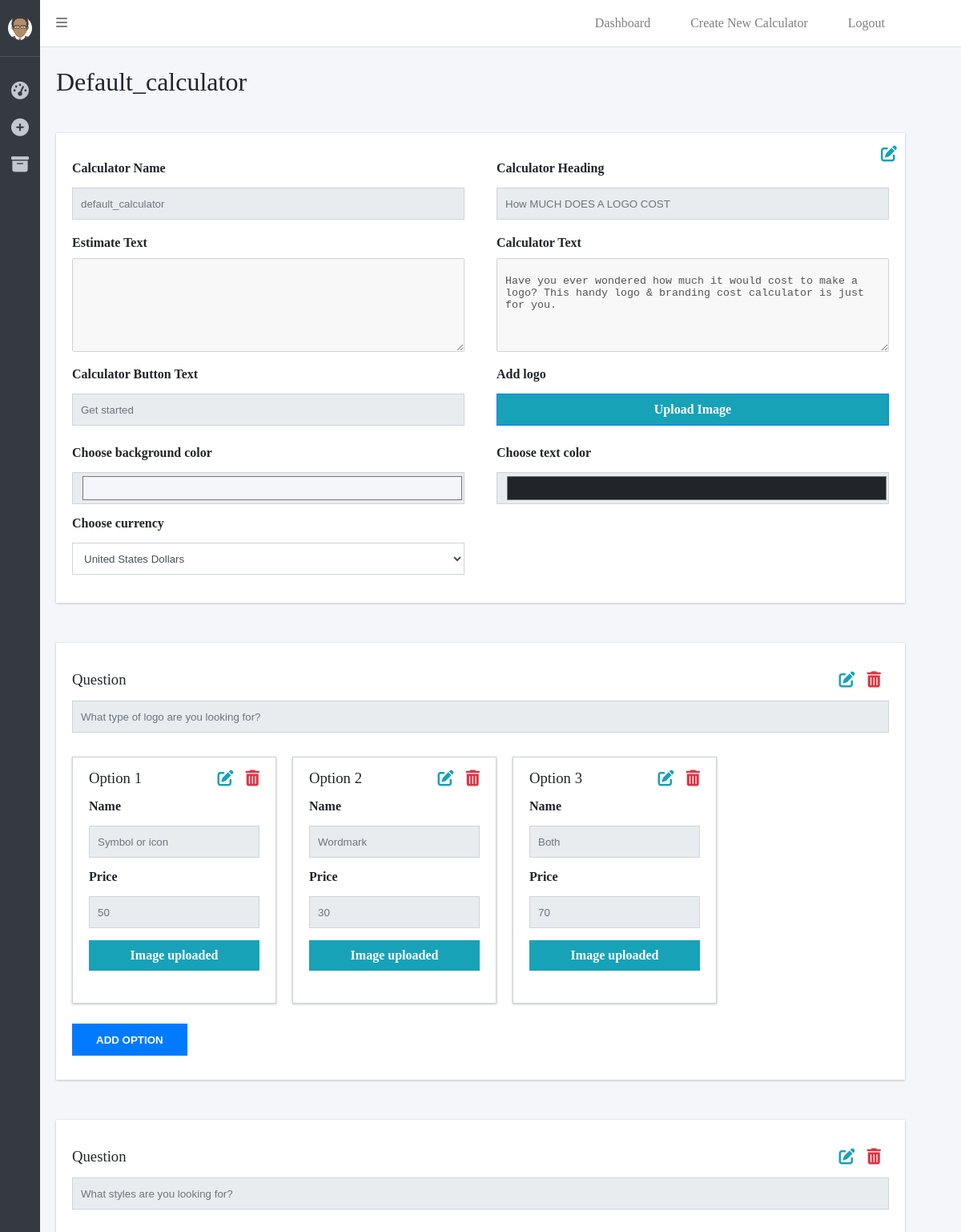
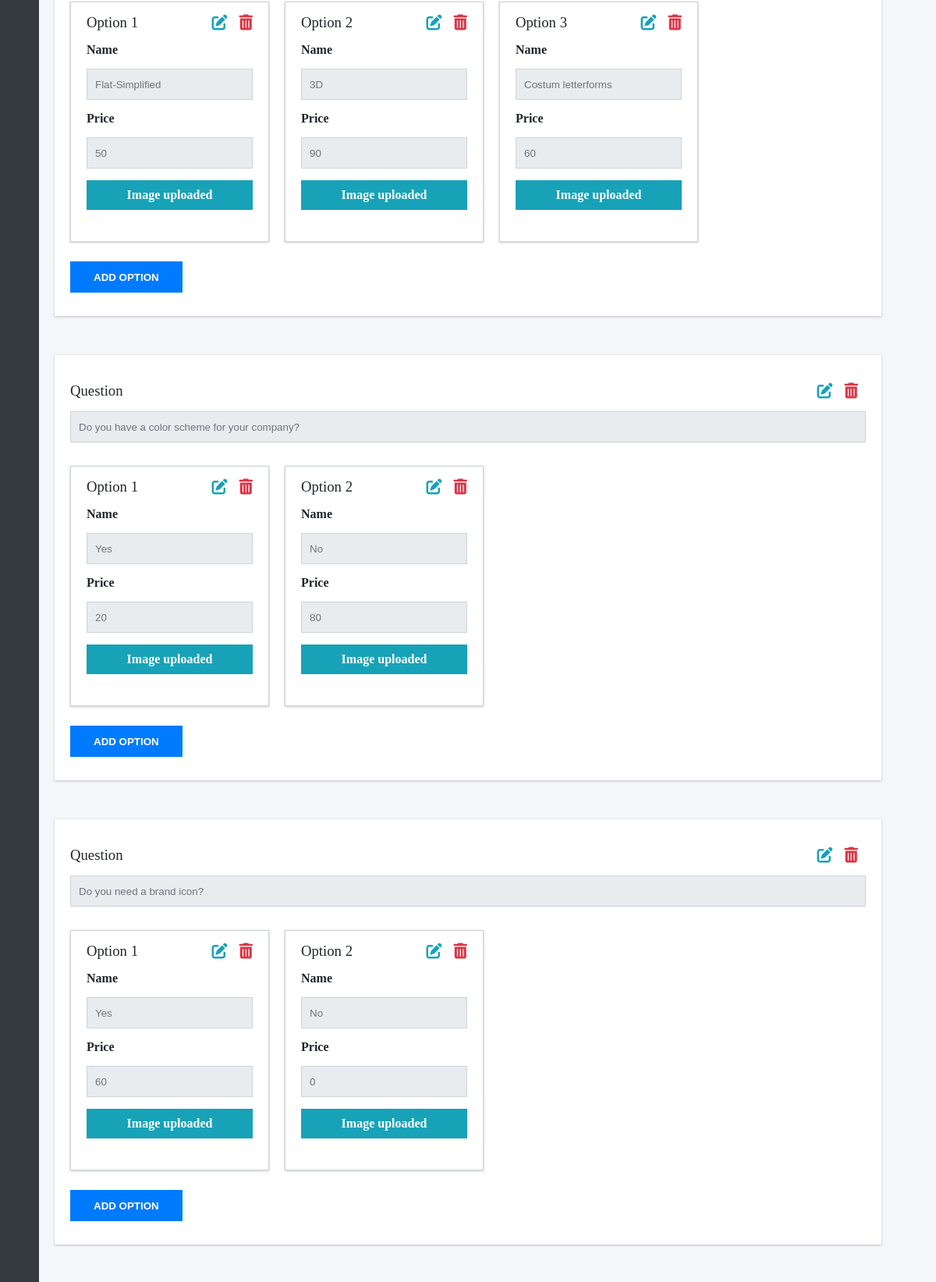
Page /edit/1 (signed in, upper part) on the committed database (2 pictures, top to bottom).
### tables this page shows
CREATE TABLE IF NOT EXISTS `calculator` (
  `id` int(11) NOT NULL AUTO_INCREMENT,
  `calculatorName` varchar(150) NOT NULL DEFAULT '0',
  `estimateText` text NOT NULL,
  `heading` varchar(250) NOT NULL,
  `calculatorText` text NOT NULL,
  `button` varchar(50) NOT NULL,
  `logo` varchar(50) NOT NULL,
  `currency` varchar(50) NOT NULL,
  `backgroundColor` varchar(50) NOT NULL DEFAULT '0',
  `color` varchar(50) NOT NULL DEFAULT '0',
  `date` timestamp NOT NULL DEFAULT CURRENT_TIMESTAMP ON UPDATE CURRENT_TIMESTAMP,
  `optionStatus` set('0','1') NOT NULL DEFAULT '0',
  `archived` set('0','1') NOT NULL DEFAULT '0',
  `defaultCalculators` set('0','1') NOT NULL DEFAULT '0',
  `user_id` int(11) NOT NULL,
  PRIMARY KEY (`id`),
  KEY `user` (`user_id`),
  CONSTRAINT `user` FOREIGN KEY (`user_id`) REFERENCES `user` (`id`)
);

CREATE TABLE IF NOT EXISTS `step` (
  `id` int(11) NOT NULL AUTO_INCREMENT,
  `stepName` varchar(150) NOT NULL DEFAULT '0',
  `stepStatus` set('0','1') NOT NULL DEFAULT '0',
  `date` timestamp NOT NULL DEFAULT CURRENT_TIMESTAMP ON UPDATE CURRENT_TIMESTAMP,
  `calculator_id` int(11) NOT NULL DEFAULT '0',
  PRIMARY KEY (`id`),
  KEY `calculator` (`calculator_id`),
  CONSTRAINT `calculator` FOREIGN KEY (`calculator_id`) REFERENCES `calculator` (`id`)
);

CREATE TABLE IF NOT EXISTS `options` (
  `id` int(11) NOT NULL AUTO_INCREMENT,
  `optionName` varchar(150) NOT NULL DEFAULT '0',
  `optionPrice` varchar(150) NOT NULL DEFAULT '0',
  `optionImage` varchar(250) NOT NULL DEFAULT '0',
  `optionStatus` set('0','1') NOT NULL DEFAULT '0',
  `date` timestamp NOT NULL DEFAULT CURRENT_TIMESTAMP ON UPDATE CURRENT_TIMESTAMP,
  `step_id` int(11) NOT NULL,
  PRIMARY KEY (`id`),
  KEY `step` (`step_id`),
  CONSTRAINT `step` FOREIGN KEY (`step_id`) REFERENCES `step` (`id`)
);

### index.php (called while the page is built, shortened)
<?php require 'main.php'; ?>

### include/functions.inc.php (called while the page is built, shortened)
<?php
    function selectOne($conn,$name, $query) {
        $error = false;
        if(!$stmt = $conn->prepare("{$query}")) {
            $error = 'Error';
            return $error;
        }
        $stmt -> bind_param('s', $name);
        $stmt -> execute();
        $res = $stmt -> get_result();
        if($row = $res -> fetch_assoc()) {
            return $row;
        }
        return $error;
    }
    function select($conn,$name, $query) {
        if(!$stmt = $conn->prepare("{$query}")) {
            $error = 'Error';
            return $error;
        }
        $stmt -> bind_param('s', $name);
        $stmt -> execute();
        $res = $stmt -> get_result();
        return $res;
    }
?>

### pages/edit.php (the view, shortened to what this page needs)
<?php
    if(isset($_GET['id'])){
        require_once('include/db_connection.php');
        require_once('include/functions.inc.php');
        $id = htmlspecialchars($_GET['id']);
        $query = "SELECT * FROM calculator WHERE id = ?";
        $calculator = selectOne($conn, $id, $query);
    } else {
        header('Location: calculators');
    }
?>
<!DOCTYPE html>
<?php require_once('include/head.php'); ?>
<body>
    <?php require_once('include/admin/admin_nav.php'); ?>
    <?php require_once('include/admin/admin_sidebar.php'); ?>
    <main>
    <div class="main__heading"><h1><?php echo $calculator['calculatorName']; ?></h1></div>
    <?php
    $query = "SELECT * FROM step WHERE calculator_id = ?";
    $stepResult = select($conn, $id, $query);
    if($stepResult) {
    ?>
    <form action="<?php base(); ?>include/edit.inc.php" enctype="multipart/form-data" method="POST">
        <div class="form calculator-form">
            <div class="d-flex jc-sb gap-m">
                <div>
                    <div class="mb-s">
                        <label for="calculator-name">Calculator Name</label><br>
                        <input type="text" name="<?php echo $calculator['id']; ?>-calculatorName" id="calculator-name" disabled value="<?php echo $calculator['calculatorName']; ?>" >
                    </div>
                    <div>
                        <label for="estimate-text">Estimate Text</label>
                        <textarea name="estimateText" id="estimate-text" cols="30" rows="5" disabled value="<?php echo $calculator['estimateText']; ?>"><?php echo $calculator['estimateText']; ?></textarea>
                    </div>
                </div>
                <div>
                    <div class="mb-s">
                        <label for="calculator-heading">Calculator Heading</label>
                        <input type="text" name="calculatorHeading" id="calculator-heading" disabled value="<?php echo $calculator['heading']; ?>">
                    </div>
                    <div>
                        <label for="calculator-text">Calculator Text</label>
                        <textarea name="calculatorText" id="calculator-text" cols="30" rows="5" disabled value="<?php echo $calculator['calculatorText']; ?>"><?php echo $calculator['calculatorText']; ?></textarea>
                    </div>
                </div>
            </div>
            <div class="d-flex jc-sb gap-m">
                <div>
                    <label for="calculator-button">Calculator Button Text</label>
                    <input type="text" name="calculatorButton" id="calculator-button" disabled value="<?php echo $calculator['button']; ?>">
                </div>
                <div>
                    <label for="calculator-logo">Add logo</label>
                    <label for="calculator-logo" class="file__label calculator__label d-block">Upload Image</label>
                </div>
            </div>
            <div class="d-flex jc-sb gap-m">
                <div>
                    <label for="background-color">Choose background color</label>
                    <input type="color" name="backgroundColor" id="background-color" disabled value="#<?php echo $calculator['backgroundColor']; ?>">
                </div>
                <div>
                    <label for="color">Choose text color</label>
                    <input type="color" name="color" id="color" disabled value="#<?php echo $calculator['color']; ?>">
                </div>
            </div>
            <div class="w-50">
                <?php require_once('include/currency_select.php'); ?>
            </div>
            <div class="edit-form__icons">
                <span class="edit-icon">
                    <i class="fas fa-edit"></i>
                </span>
            </div>
        </div>
        <?php
            while($stepRow = $stepResult->fetch_assoc()) { ?>
            <div class="form" data-id="<?php echo $calculator['id'] . '-' . $stepRow['id']; ?>">
                <div class="edit-form__question-container" >
                    <h3>Question</h3>
                    <input type="text" name="<?php echo $calculator['id'] . '-' . $stepRow['id'] . '-question'; ?>" disabled value="<?php echo $stepRow['stepName']; ?>">
                    <div class="edit-form__icons">
                        <span class="edit-icon">
                            <i class="fas fa-edit"></i>
                        </span>
                        <a href="../include/delete_step.inc.php?calc_id=<?php echo $calculator['id'] . '&id=' . $stepRow['id']; ?>"" class="delete-icon">
                            <i class="fas fa-trash-alt"></i>
                        </a>
                    </div>
                </div>
                <div class="calculator-option">
                    <?php
                        $i = 0;
                        $query = "SELECT * FROM options WHERE step_id = ?";
                        $optionResult = select($conn, $stepRow['id'], $query);
                        while($optionRow = $optionResult->fetch_assoc()) { ?>
                        <div class="edit-form__option">
                            <h3>Option <?php echo ++$i; ?></h3>
                            <div>
                                <label for="<?php echo $optionRow['id'] . '-optionName'; ?>">Name</label>
                                <input type="text" disabled name="<?php echo $calculator['id'] . '-' . $optionRow['id'] . '-optionName'; ?>" id="<?php echo $optionRow['id'] . '-optionName'; ?>" value="<?php echo $optionRow['optionName']; ?>">
                            </div>
                            <div>
                                <label for="<?php echo $optionRow['id'] . '-' . $optionRow['optionPrice']; ?>">Price</label>
                                <input type="text" disabled name="<?php echo $optionRow['id'] . '-optionPrice'; ?>" id="<?php echo $optionRow['id'] . '-optionPrice'; ?>" value="<?php echo $optionRow['optionPrice']; ?>">
                            </div>
                            <div>
                                <label for="<?php echo $optionRow['id'] . '-optionImage'; ?>" class="file__label">Upload Image</label>
                            </div>
                            <div class="edit-form__icons">
                                <span class="edit-icon">
                                    <i class="fas fa-edit"></i>
                                </span>
                                <a href="../include/delete_option.inc.php?calc_id=<?php echo $calculator['id'] . '&id=' . $optionRow['id']; ?>" class="delete-icon">
                                    <i class="fas fa-trash-alt"></i>
                                </a>
                            </div>
                        </div>
                        <?php } ?>
                </div>
                <button class="add-option">Add option</button>
            </div>
            <?php } ?>
    </form>
    <?php } else { ?>
    <div>
        <p>Sorry, you don't have any questions in your calculator.</p>
    </div>
    <?php } ?>
    </main>
</body>
</html>

### css/styles.css (style rules this page uses)
:root { --main-background: #f4f6f9; --nav-color: rgba(0, 0, 0, 0.5); --text-color: #212529; --nav-hover: rgba(0, 0, 0, 0.7); --sidebar: #343a40; --sidebar-text: #c2c7d0; --sidebar-border: #4f5962; --primary: #007bff; --primary-hover: #0069d9; --secondary: #6c757d; --info: #17a2b8; --info-hover: #138496; --delete: #dc3545; --delete-hover: #c82333; --input-border: #ced4da; --disabled: #e9ecef; }
* { margin: 0; padding: 0; -webkit-box-sizing: border-box; box-sizing: border-box; }
html { font-size: 62.5%; scroll-behavior: smooth; }
body { min-height: 100vh; font-size: 1.6rem; background-color: var(--main-background); color: var(--text-color); position: relative; }
h1, h2, h3, h4 { font-weight: 500; }
.d-flex { display: flex; gap: 2rem; }
.gap-m { gap: 4rem; }
.d-flex > div { width: 100%; }
.jc-sb { justify-content: space-between; }
.mb-s { margin-bottom: 2rem; }
.file__label.d-block { display: block; margin-top: 0.5rem; border: 1px solid #007bff; width: 100%; max-width: unset; }
.w-50 { width: calc(50% - 2rem); }
form button { cursor: pointer; border: none; outline: none; margin: 1rem 0; padding: 1.25rem 3rem; text-transform: uppercase; font-weight: 700; color: #fff; -webkit-transition: all 0.2s; -o-transition: all 0.2s; transition: all 0.2s; background-color: var(--primary); }
.form { margin: 3rem auto 5rem; width: 100%; background-color: #fff; -webkit-box-shadow: 0 0 1px rgba(0, 0, 0, 0.125), 0 1px 3px rgba(0, 0, 0, 0.2); box-shadow: 0 0 1px rgba(0, 0, 0, 0.125), 0 1px 3px rgba(0, 0, 0, 0.2); padding: 2rem; position: relative; }
.form input, select { height: 4rem; width: 100%; background-color: #fff; color: #495057; border: 1px solid var(--input-border); margin-top: 0.5rem; padding-left: 1rem; }
.form input:disabled { background-color: var(--disabled); color: var(--secondary); }
.form > div { margin: 1.5rem 0; }
.calculator-option { margin: 1rem 0; display: -ms-grid; display: -webkit-box; display: -ms-flexbox; display: flex; -ms-flex-wrap: wrap; flex-wrap: wrap; gap: 2rem; }
main { padding: 1rem 7rem; margin: 0 auto; }
.main__heading { padding: 1.5rem 0; text-transform: capitalize; }
.edit-icon { color: var(--info); padding: 1rem 0.5rem; cursor: pointer; }
.delete-icon { color: var(--delete); padding: 1rem 0.5rem; }
.form label { font-weight: 700; display: inline-block; margin-bottom: 1rem; }
.form h3 { margin-bottom: 1rem; }
.form .edit-form__question-container { position: relative; margin-bottom: 3rem; }
.edit-form__icons { position: absolute; top: 0; right: 0.5rem; font-size: 2rem; }
.edit-form__option { padding: 1.5rem 2rem; border: 1px solid var(--input-border); -webkit-box-shadow: 0 0 1px rgba(0, 0, 0, 0.125), 0 1px 3px rgba(0, 0, 0, 0.2); box-shadow: 0 0 1px rgba(0, 0, 0, 0.125), 0 1px 3px rgba(0, 0, 0, 0.2); position: relative; width: 20%; }
.edit-form__option > div { margin: 1.5rem 0; }
.edit-form__option .edit-form__icons { right: 1.5rem; }
.file__label { background-color: var(--info); color: #fff; padding: 1rem; cursor: pointer; width: 100%; text-align: center; }
form .calculator__label { margin-bottom: 0; }
#calculator-text, #estimate-text { width: 100%; padding: 2rem 1rem; }
@media screen and (max-width: 1200px) { .edit-form__option { width: 25%; } }

### rows in the picture
calculator: calculatorName "Default_calculator", calculatorName "default_calculator", calculatorHeading "How MUCH DOES A LOGO COST", calculatorText "Have you ever wondered how much it would cost to make a logo? This handy logo & branding cost calculator is just for you.", calculatorButton "Get started", backgroundColor "#f4f6f9", color "#212529"
step: stepName "What type of logo are you looking for?"
options: optionName "Symbol or icon", optionPrice "50"
options: optionName "Wordmark", optionPrice "30"
options: optionName "Both", optionPrice "70"
step: stepName "What styles are you looking for?"
options: optionName "Flat-Simplified", optionPrice "50"
options: optionName "3D", optionPrice "90"
options: optionName "Costum letterforms", optionPrice "60"
step: stepName "Do you have a color scheme for your company?"
options: optionName "Yes", optionPrice "20"
options: optionName "No", optionPrice "80"
step: stepName "Do you need a brand icon?"
options: optionName "Yes", optionPrice "60"
options: optionName "No", optionPrice "0"
